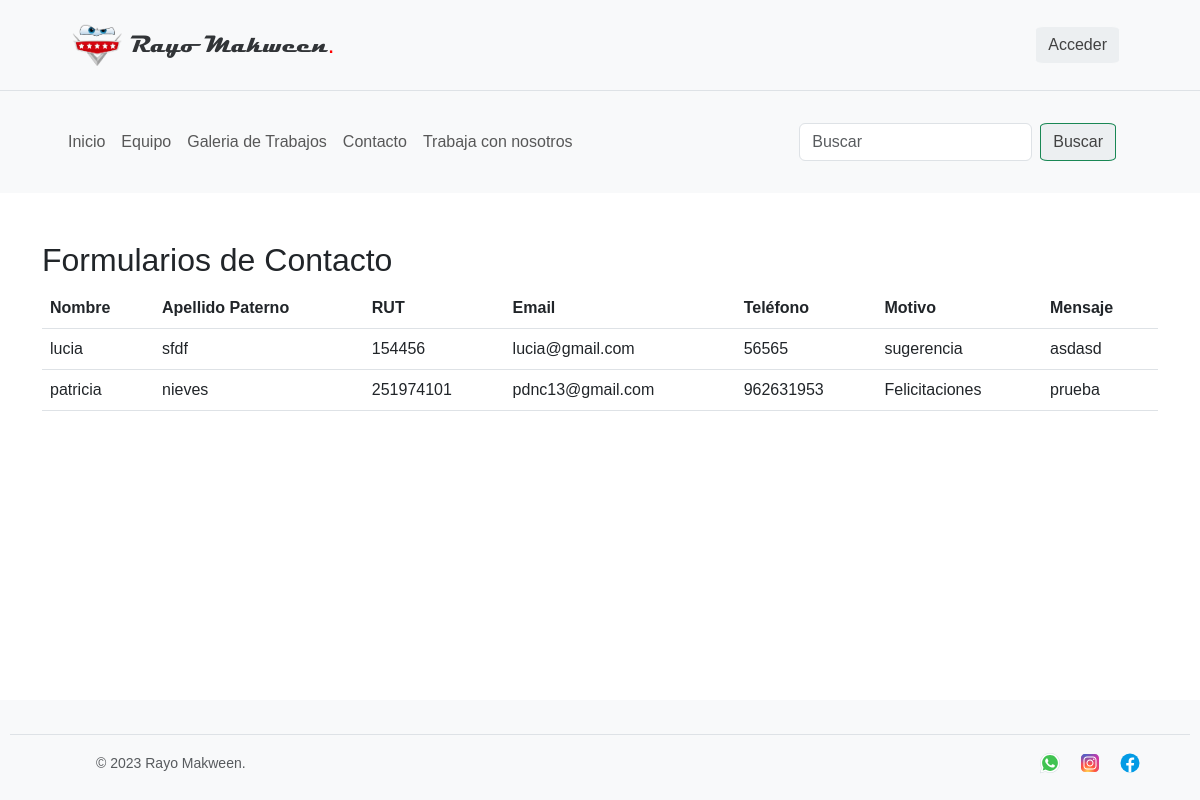
/ver-contactos/, run on an earlier commit of the app's database.
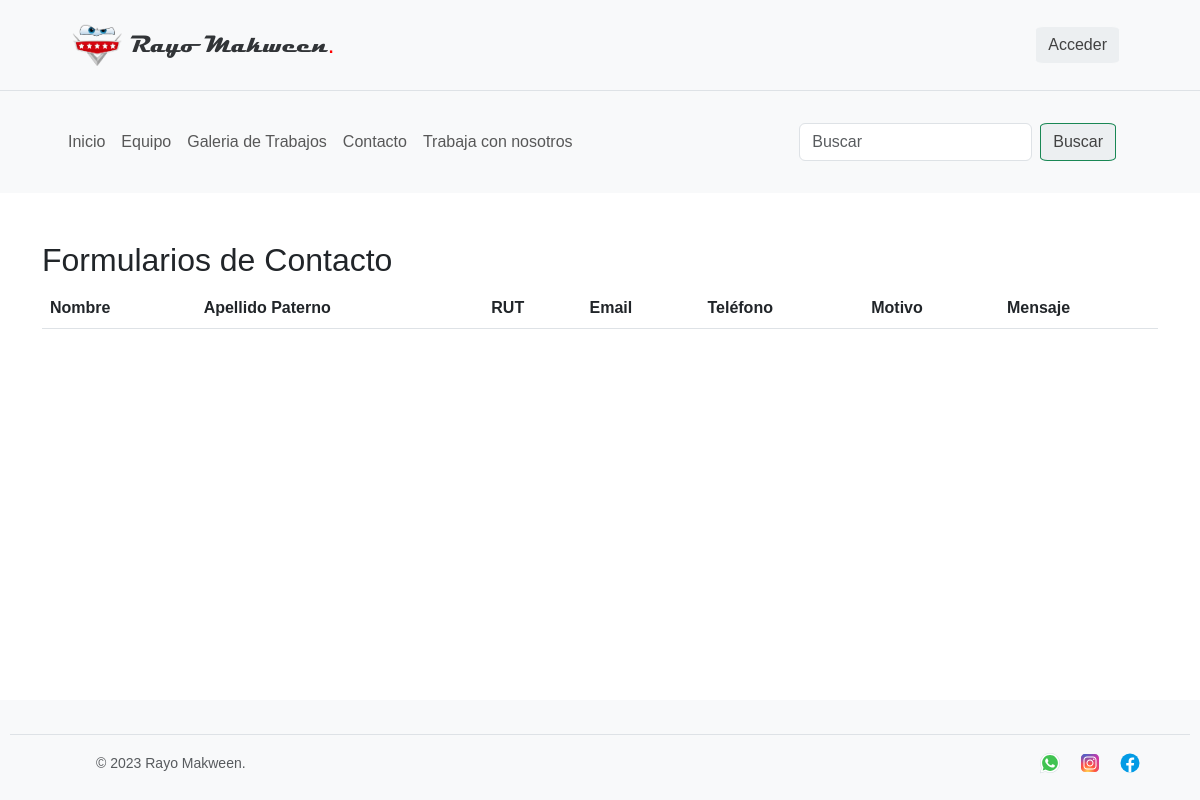
And on a later commit of the database.
### appweb/models.py (models this page shows, shortened)
class Contacto(models.Model):
    nombre = models.CharField(max_length=50)
    apellido_Paterno = models.CharField(max_length=50)
    rut = models.IntegerField()
    email = models.CharField(max_length=100)
    telefono = models.IntegerField()
    motivo = models.IntegerField(choices=Motivo)
    mensaje = models.TextField()

### appweb/views.py (the view)
# urls.py: path('ver-contactos/', ver_contacto, name='ver-contacto'),
def ver_contacto(request):
    contactos = Contacto.objects.all()
    context = {
        'contactos': contactos,
    }
    return render(request, 'verContacto.html', context)

### appweb/templates/verContacto.html
{% extends 'base.html' %}
{% block contenido %}
    <div class="container mt-5">
        <h2>Formularios de Contacto</h2>
        <table class="table">
            <thead>
                <tr>
                    <th>Nombre</th>
                    <th>Apellido Paterno</th>
                    <th>RUT</th>
                    <th>Email</th>
                    <th>Teléfono</th>
                    <th>Motivo</th>
                    <th>Mensaje</th>
                </tr>
            </thead>
            <tbody>
                {% for contacto in contactos %}
                <tr>
                    <td>{{ contacto.nombre }}</td>
                    <td>{{ contacto.apellido_Paterno }}</td>
                    <td>{{ contacto.rut }}</td>
                    <td>{{ contacto.email }}</td>
                    <td>{{ contacto.telefono }}</td>
                    <td>{{ contacto.get_motivo_display }}</td>
                    <td>{{ contacto.mensaje }}</td>
                </tr>
                {% endfor %}
            </tbody>
        </table>
    </div>
{% endblock %}

### appweb/templates/base.html (shortened to what this page needs)
<!DOCTYPE html>
<html lang="es">
<head>
  <link href="https://cdn.jsdelivr.net/npm/bootstrap@5.3.0-alpha3/dist/css/bootstrap.min.css" rel="stylesheet"
>
  {% load static %}
  <link href="{% static 'css/style.css' %}" rel="stylesheet">
  <link href="{% static 'fonts/MAGNETOB.TTF' %}" rel="stylesheet">
  {% load auth_extras %}
</head>
<body>
  <nav class="py-0 bg-body-tertiary border-bottom d-flex align-items-center">
    <a class="navbar-brand mx-5 p-4 d-flex align-items-center" href="{% url 'index' %}">
      <img src="{% static 'img/logo.png' %}" alt="Logo" width="50" height=auto class="d-inline-block align-text-top ">
      <span id="logoNav" class="ms-2 fs-4">Rayo Makween</span><span id="punto" class="fs-4">.</span>
    </a>
    <div class="nav_loggin d-flex flex-wrap ms-auto mx-5 align-items-center">
      <div class="nav_loggin d-flex flex-wrap">
        {% if user.is_authenticated %}
        <div class="dropdown">
          <button class="btn btn-outline-light dropdown-toggle" type="button" id="profileDropdown"
            data-bs-toggle="dropdown" aria-expanded="false">
            {% if user.is_authenticated and user|has_group:'AdministradorTaller' %}
            <img src="{% static 'img/luigi.jpg' %}" alt="Foto de perfil" width="30" height="30" class="rounded-circle">
            {% elif user.is_superuser %}
            <img src="{% static 'img/luigi.jpg' %}" alt="Foto de perfil" width="30" height="30" class="rounded-circle">
            {% else %}
            <img src="{{ user.profesional.foto.url }}" alt="Foto de perfil" width="30" height="30"
              class="rounded-circle">
            {% endif %}
          </button>
          <ul class="dropdown-menu dropdown-menu-end" aria-labelledby="profileDropdown">
            <li>
              <span class="dropdown-item-text">¡Bienvenido {{ user.profesional.nombre|capfirst }}!</span>
            </li>
            {% if user.is_authenticated and user|has_group:'Mecanico' %}
            <li><a class="dropdown-item" href="{% url 'agregar_atencion' %}">Agregar Atención</a></li>
            <li><a class="dropdown-item" href="{% url 'mis_atenciones' %}">Mis Atenciones</a></li>
            {% elif user.is_authenticated and user|has_group:'AdministradorTaller'%}
            <li><a class="dropdown-item" href="{% url 'reg_profesional' %}">Añadir Mecanico</a></li>
            <li><a class="dropdown-item" href="{% url 'atenciones_en_espera' %}">Revisar Atenciones</a></li>
            <li><a class="dropdown-item" href="{% url 'listar_postulaciones' %}">Ver Postulaciones</a></li>
            <li><a class="dropdown-item" href="{% url 'ver-contacto' %}">Ver Contactos</a></li>
            {% endif %}
            <li>
              <hr class="dropdown-divider">
            </li>
            <li><a class="dropdown-item" href="{% url 'logout' %}">Salir</a></li>
          </ul>
        </div>
        {% else %}
        <a href="{% url 'login' %}" class="btn btn-outline-light d-block">Acceder</a>
        {% endif %}
      </div>
    </div>
  </nav>
  <nav class="navbar navbar-expand-lg bg-body-tertiary">
    <div class="container-fluid">
      <div class="collapse navbar-collapse" id="navbarSupportedContent">
        <ul class="navbar-nav mx-5 me-auto mb-2 mb-lg-0">
          <li class="nav-item">
            <a class="nav-link " aria-current="page" href="{% url 'index' %}">Inicio</a>
          </li>
          <li class="nav-item">
            <a class="nav-link" href="{% url 'nuestrosProfesionales' %}">Equipo</a>
          </li>
          <li class="nav-item">
            <a class="nav-link" href="{% url 'galeria' %}">Galeria de Trabajos</a>
          </li>
          <li class="nav-item">
            <a class="nav-link" href="{% url 'contacto' %}">Contacto</a>
          </li>
          <li class="nav-item">
            <a class="nav-link" href="{% url 'trabajaConNosotros' %}">Trabaja con nosotros</a>
          </li>
        </ul>
        <form class="mx-5 order-lg-2 d-flex p-4" role="search" action="{% url 'galeria' %}" method="get">
  <input class="form-control me-2" type="search" name="valor_buscado" placeholder="Buscar" aria-label="Buscar">
  <button class="btn btn-outline-success" type="submit">Buscar</button>
</form>
      </div>
    </div>
  </nav>
  <main>
    <div id="contenido">
      {% block contenido %}
      {% endblock %}
    </div>
  </main>
  <div class="footer">
    <footer class="d-flex flex-wrap justify-content-between align-items-center py-3 my-4 px-5 border-top">
      <div class="col-md-4 d-flex align-items-center">
        <a href="/" class="mb-3 me-2 mb-md-0 text-body-secondary text-decoration-none lh-1">
          <svg class="bi" width="30" height="24">
            <use xlink:href="#bootstrap"></use>
          </svg>
        </a>
        <span class="mb-3 mb-md-0 text-body-secondary">© 2023 Rayo Makween.</span>
      </div>
      <ul class="nav col-md-4 justify-content-end list-unstyled d-flex">
        <li class="ms-3"><a class="text-body-secondary" href="#"><img src="{% static 'img/icons8-whatsapp.svg' %}"
              class="bi" width="24" height="24"></a></li>
        <li class="ms-3"><a class="text-body-secondary" href="#"><img src="{% static 'img/icons8-instagram.svg' %}"
              class="bi" width="24" height="24"></a></li>
        <li class="ms-3"><a class="text-body-secondary" href="#"><img src="{% static 'img/icons8-facebook-nuevo.svg' %}"
              class="bi" width="24" height="24"></a></li>
      </ul>
    </footer>
  </div>
</body>
</html>

### appweb/static/css/style.css (style rules this page uses)
body { font-family: 'Poppins', sans-serif; }
#logoNav { font-family: 'MAGNETO'; color: #313437; font-size: 1.5rem; }
.navbar-collapse { z-index: 1; background-color: #f8f9fa; }
.footer { padding: 20px; background-color: #f8f9fa; color: #212529; font-size: 14px; text-align: center; }
.btn { background-color: #eceff1; color: #424242; border-radius: 10%; }
#punto { color: red; margin-left: 0%; font-size: 2rem; }
.nav_loggin { justify-content: flex-end; padding: 0 1rem; }
a { text-decoration: none; color: #313437; }

### appweb/templates/base.html (style rules this page uses)
html { height: 100%; }
body { display: flex; flex-direction: column; min-height: 100vh; }
main { flex: 1; min-height: calc(100% - 100px); }
.footer { height: 100px; font-size: 14px; padding: 10px; }

What changed in the data, as far as the page shows it:
removed Contacto: nombre "lucia", apellido_Paterno "sfdf", rut "154456", email "lucia@gmail.com", telefono "56565", motivo "sugerencia", mensaje "asdasd"
removed Contacto: nombre "patricia", apellido_Paterno "nieves", rut "251974101", email "pdnc13@gmail.com", telefono "962631953", motivo "Felicitaciones", mensaje "prueba"
